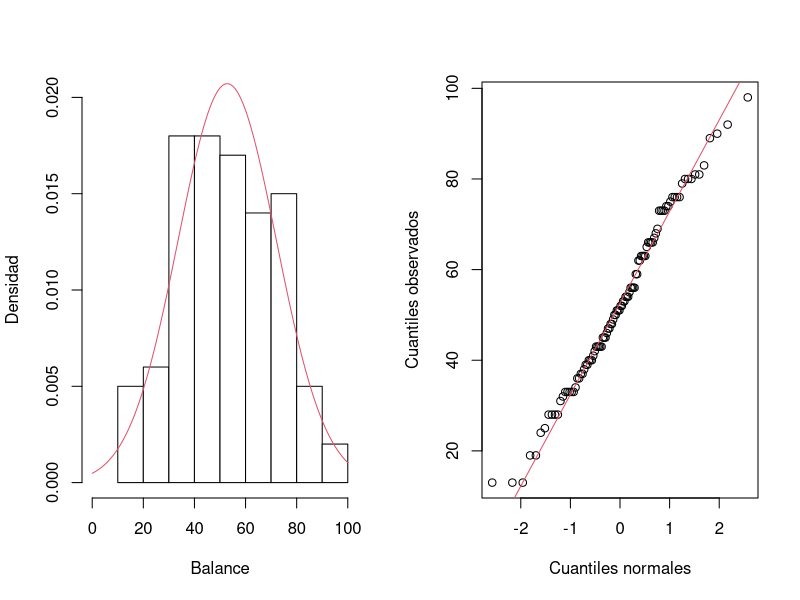
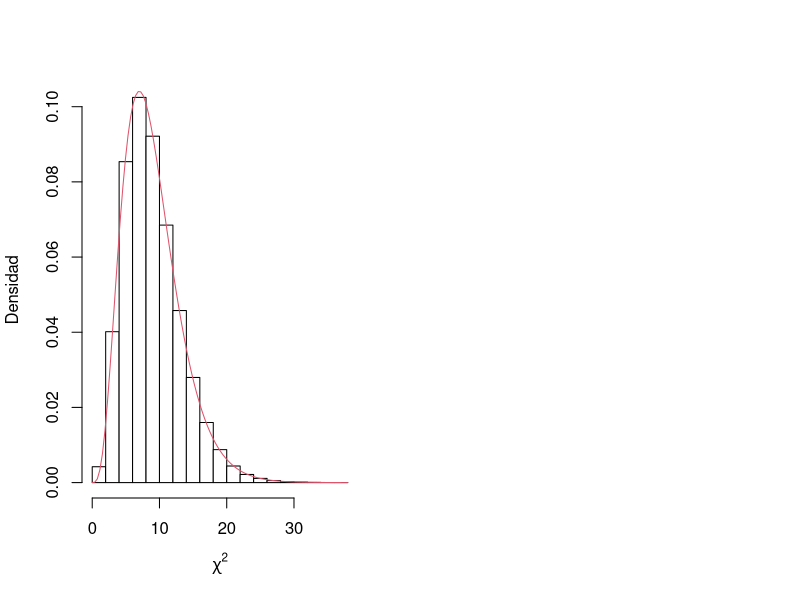
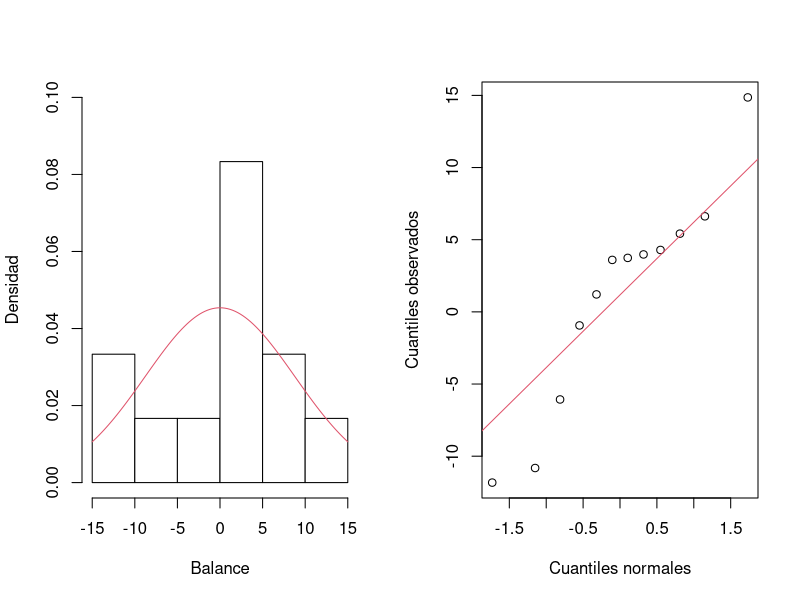
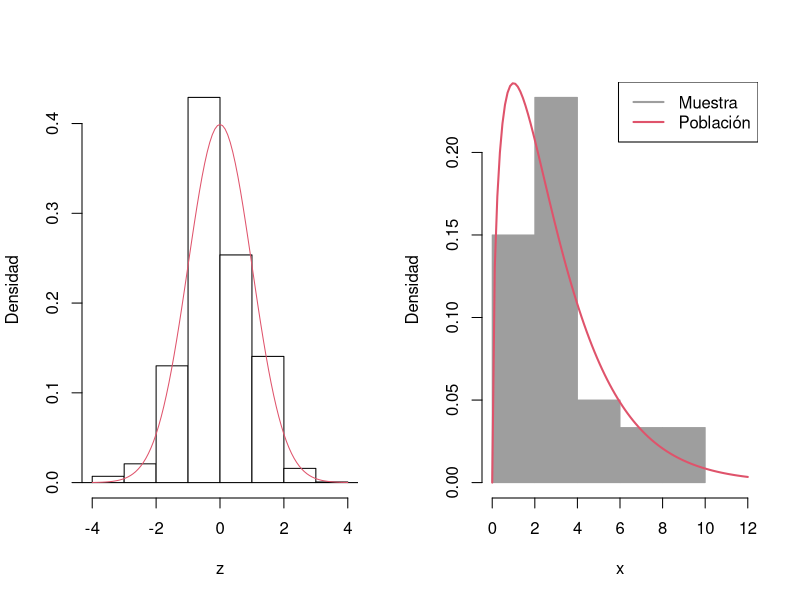
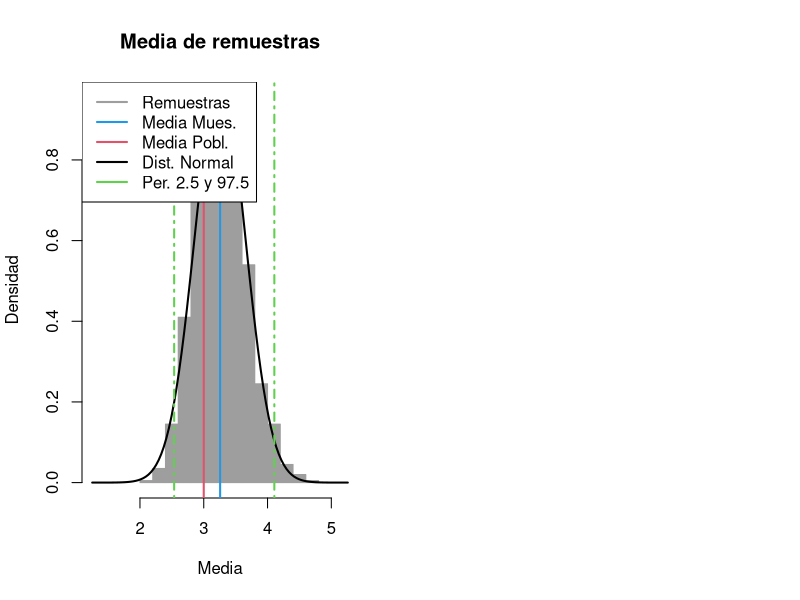

These charts were generated, in order, by the following R code: (Note: this script raises an error after producing the figures.)
## ---- chunk 1
knitr::opts_chunk$set(echo = TRUE)
## ---- chunk 2
# datos
datos <- read.table("geriatra.txt")
names(datos) <- c("caidas", "intervencion", "sexo", "balance", "fuerza")
# inspección de los datos
class(datos)
dim(datos)
head(datos)
## ---- chunk 3
# balance
y <- datos$balance
## ---- chunk 4
# descripción
summary(y)
## ---- chunk 5
# visualización
par(mfrow = c(1,2))
# histograma
hist(x = y, freq = F, col = "white", xlim = c(0,100), ylim = c(0,0.02), xlab = "Balance", ylab = "Densidad", main = "")
curve(expr = dnorm(x, mean = mean(y), sd = sd(y)), col = 2, add = TRUE)
# gráfico cuantil-cuantil
qqnorm(y, xlab = "Cuantiles normales", ylab = "Cuantiles observados", main = "")
qqline(y, col = 2)
## ---- chunk 6
# tamaño de la muestra
(n <- length(y))
# promedio muestral
(xb <- mean(y))
# desviación estándar
(s <- sd(y))
# percentil t
(t975 <- qt(p = 0.975, df = n-1))
# percentil z
(z975 <- qnorm(p = 0.975))
# margen de error t
(met <- t975*s/sqrt(n))
# margen de error z
(mez <- z975*s/sqrt(n))
# IC t
(xb + c(-1,1)*met)
# IC z
(xb + c(-1,1)*mez)
## ---- chunk 7
t.test(x = y, mu = 46, conf.level = 0.95)
## ---- chunk 8
# parámetros de la población
mu <- 10
sigma <- 1
# tamaño de la muestra
n <- 10
# percentiles
(chi025 <- qchisq(p = 0.025, df = n-1))
(chi975 <- qchisq(p = 0.975, df = n-1))
# número de simulaciones
M <- 100000
# objeto para almacenar los promedios
S2 <- matrix(data = NA, nrow = M, ncol = 1)
IC <- matrix(data = NA, nrow = M, ncol = 2)
# simulación
set.seed(1)
for (i in 1:M) {
  x <- rnorm(n = n, mean = mu, sd = sigma)
  S2[i,1] <- var(x)
  IC[i,1] <- (n-1)*var(x)/chi975
  IC[i,2] <- (n-1)*var(x)/chi025
}
## ---- chunk 9
# inspección del estimador
dim(S2)
head(S2, n = 5)
## ---- chunk 10
mean(S2)
## ---- chunk 11
# distribución de la cantidad pivotal
hist(x = (n-1)*S2/sigma^2, freq = F, col = "white", xlab = expression(chi^2), ylab = "Densidad", main = "")
curve(expr = dchisq(x, df = n-1), col = 2, add = TRUE)
## ---- chunk 12
# inspección del IC
dim(IC)
head(IC, n = 5)
## ---- chunk 13
# cobertura
tmp <- (IC[,1] < sigma^2) & (sigma^2 < IC[,2])
head(tmp, n = 10)
# proporción
mean(tmp)
## ---- chunk 14
# datos
x <- c(3.60, 3.74, 14.86, 6.62, -6.07, 5.42, -10.82, -11.83, 4.29, 1.21, 3.98, -0.94)
# varianza
(s2 <- var(x))
# desviación estándar
(s <- sd(x))
## ---- chunk 15
# tamaño de la muestra
(n <- length(x))
# percentiles
(chi025 <- qchisq(p = 0.025, df = n-1))
(chi975 <- qchisq(p = 0.975, df = n-1))
# intervalo de confianza
c(sqrt((n-1)*var(x)/chi975), sqrt((n-1)*var(x)/chi025))
## ---- chunk 16
# descripción
summary(x)
## ---- chunk 17
# visualización
par(mfrow = c(1,2))
# histograma
hist(x = x, freq = F, col = "white", xlim = c(-15,15), ylim = c(0,0.1), xlab = "Balance", ylab = "Densidad", main = "")
curve(expr = dnorm(x, mean = mean(x), sd = sd(x)), col = 2, add = TRUE)
# gráfico cuantil-cuantil
qqnorm(x, xlab = "Cuantiles normales", ylab = "Cuantiles observados", main = "")
qqline(x, col = 2)
## ---- chunk 18
# parámetros de la población (modelo)
pii <- 0.3
# tamaño de la muestra
n <- 30
# percentiles
z975 <- qnorm(p = 0.975)
# número de simulaciones
M <- 100000
# objeto para almacenar los promedios
PI <- matrix(data = NA, nrow = M, ncol = 1)
IC <- matrix(data = NA, nrow = M, ncol = 2)
# simulación
set.seed(1)
for (i in 1:M) {
  x <- rbinom(n = n, size = 1, prob = pii)
  p <- mean(x)
  PI[i,1] <- p
  IC[i,1] <- p - z975*sqrt(p*(1-p)/n)
  IC[i,2] <- p + z975*sqrt(p*(1-p)/n)
}
## ---- chunk 19
# inspección
dim(PI)
head(PI)
## ---- chunk 20
mean(PI)
## ---- chunk 21
# visualización de la cantidad pivotal
hist(x = (PI-pii)/sqrt(PI*(1-PI)/n), freq = F, col = "white", xlim = c(-4,4), xlab = "z", ylab = "Densidad", main = "")
curve(expr = dnorm(x), col = 2, add = TRUE)
## ---- chunk 22
# inspección
dim(IC)
head(IC)
## ---- chunk 23
# cobertura
tmp <- (IC[,1] < pii) & (pii < IC[,2])
head(tmp)
# proporción
mean(tmp)
## ---- chunk 24
# info muestral
nx   <- 35
ny   <- 40
xbar <- 82
ybar <- 78
# info poblacional
sigx <- 10
sigy <- 10
# estimación puntual
(EP <- xbar - ybar)
# margen de error al 95%
(ME <- qnorm(p = 0.975)*sqrt(sigx^2/nx + sigy^2/ny))
# intervalo de confianza al 95%
(IC <- EP + c(-1,1)*ME)
## ---- chunk 25
# info muestral
nx   <- 150
ny   <- 175
xbar <- 39.3
ybar <- 31.4
sx   <- 15.0
sy   <- 15.2 
# desviación estándar conjugada
(sp <- sqrt(((nx - 1)*sx^2 + (ny - 1)*sy^2)/(nx + ny - 2)))
# estimación puntual
(EP <- xbar - ybar)
# margen de error al 95% (Normal)
(ME <- qnorm(p = 0.975)*sp*sqrt(1/nx + 1/ny))
# margen de error al 95% (t)
(ME <- qt(p = 0.975, df = nx + ny - 2)*sp*sqrt(1/nx + 1/ny))
# intervalo de confianza al 99% (t)
(IC <- EP + c(-1,1)*ME)
## ---- chunk 26
# info muestral
nx   <- 5
ny   <- 5
xbar <- 95
ybar <- 70
sx   <- 1
sy   <- 6 
# grados de libertad
(v <- round((sx^2/nx + sy^2/ny)^2/((sx^2/nx)^2/(nx-1) + (sy^2/ny)^2/(ny-1))))
# estimación puntual
(EP <- xbar - ybar)
# margen de error al 95% (Normal)
(ME <- qnorm(p = 0.975)*sqrt(sx^2/nx + sy^2/ny))
# margen de error al 95% (t)
(ME <- qt(p = 0.975, df = v)*sqrt(sx^2/nx + sy^2/ny))
# intervalo de confianza al 95% (t)
(IC <- EP + c(-1,1)*ME)
## ---- chunk 27
# info muestral
nx <- 26
ny <- 30
sx <- 94
sy <- 58
# estimación puntual
(EP <- sy^2/sx^2)
# intervalo de confianza al 95% (F)
(IC <- (sy^2/sx^2)*c(qf(p = 0.025, df1 = nx-1, df2 = ny-1), qf(p = 0.975, df1 = nx-1, df2 = ny-2)))
## ---- chunk 28
# info muestral
nx <- 100
ny <- 100
px <- 27/100
py <- 19/100
# estimación puntual
EP <- px - py
print(EP)
# margen de error al 95% (Normal)
(ME <- qnorm(p = 0.975)*sqrt(px*(1-px)/nx + py*(1-py)/ny))
# intervalo de confianza al 95% (F)
(IC <- EP + c(-1,1)*ME)
## ---- chunk 29
n  <- 30
nu <- 3
set.seed(12345)
muestra <- rchisq(n = n, df = nu)
## ---- chunk 30
hist(x = muestra, freq = F, col = 16, border = 16, xlim = c(0,12), xlab = "x", ylab = "Densidad", main = "")
curve(expr = dchisq(x, df = nu), lwd = 2, col = 2, add = T)
legend("topright", legend = c("Muestra","Población"), col = c(16,2), lwd = 2)
## ---- chunk 31
# Bootstrap
M <- 1000
xb_boot <- matrix(data = NA, nrow = M, ncol = 1)
set.seed(5)
for (i in 1:M) {
  xr <- sample(x = muestra, size = n, replace = TRUE)
  xb_boot[i] <- mean(xr)
}
## ---- chunk 32
head(xb_boot)
## ---- chunk 33
hist(x = xb_boot, freq = F, col = 16, border = 16, xlim = mean(xb_boot) + c(-1,1)*5*sd(xb_boot), xlab = "Media", ylab = "Densidad", main = "Media de remuestras")
curve(expr = dnorm(x, mean(xb_boot), sd(xb_boot)), col = 1, lwd = 2, add = T)
abline(v = nu, col = 2, lwd = 2)
abline(v = mean(muestra), col = 4, lwd = 2)
abline(v = quantile(xb_boot, probs = c(0.025,0.975)), col = 3, lwd = 2, lty = 4)
legend("topleft", legend = c("Remuestras","Media Mues.","Media Pobl.","Dist. Normal","Per. 2.5 y 97.5"), col = c(16,4,2,1,3), lwd = 2)
## ---- chunk 34
# IC percentiles
quantile(xb_boot, probs = c(0.025,0.975))
## ---- chunk 35
2*mean(muestra) - quantile(xb_boot, probs = c(0.975,0.025))
## ---- chunk 36
mean(muestra) + c(-1,1)*qnorm(p = 0.975)*sd(xb_boot)
## ---- chunk 37
tab <- rbind(quantile(xb_boot, probs = c(0.025,0.975)),
             2*mean(muestra) - quantile(xb_boot, probs = c(0.975,0.025)),
             mean(muestra) + c(-1,1)*qnorm(p = 0.975)*sd(xb_boot),
             mean(muestra) + c(-1,1)*qt(p = 0.975, df = n-1)*sd(muestra)/sqrt(n))
colnames(tab) <- c("L. Inferior","L. Superior")
rownames(tab) <- c("IC Percentiles","IC Empírico","IC Normal","IC Clásico")
round(tab, 2)
## ---- chunk 38
n <- 30
nu <- 3
N <- 1000
M <- 1000
z975 <- qnorm(p = 0.975)
t975 <- qt(p = 0.975, df = n-1)
IC_boot1 <- matrix(data = NA, nrow = N, ncol = 2)
IC_boot2 <- matrix(data = NA, nrow = N, ncol = 2)
IC_boot3 <- matrix(data = NA, nrow = N, ncol = 2)
IC_class <- matrix(data = NA, nrow = N, ncol = 2)
set.seed(12345)
for (k in 1:N) {
  # datos
  muestra <- rchisq(n = n, df = 3)
  mm <- mean(muestra)
  # IC bootstrap
  xb_boot <- matrix(data = NA, nrow = M, ncol = 1)
  for (i in 1:M) {
    xb_boot[i] <- mean(sample(x = muestra, size = n, replace = TRUE))
  }
  IC_boot1[k,] <- quantile(xb_boot, probs = c(0.025,0.975))
  IC_boot2[k,] <- 2*mm - quantile(xb_boot, probs = c(0.975,0.025))
  IC_boot3[k,] <- mm + c(-1,1)*z975*sd(xb_boot)
  # IC clásico
  IC_class[k,] <- mm + c(-1,1)*t975*sd(muestra)/sqrt(n)
}
## ---- chunk 39
mu <- nu
tab <- rbind(mean((IC_boot1[,1] < mu) & (mu < IC_boot1[,2])),
             mean((IC_boot2[,1] < mu) & (mu < IC_boot2[,2])),
             mean((IC_boot3[,1] < mu) & (mu < IC_boot3[,2])),
             mean((IC_class[,1] < mu) & (mu < IC_class[,2])))
colnames(tab) <- c("Cobertura")
rownames(tab) <- c("IC Percentiles","IC Empírico","IC Normal","IC Clásico")
round(tab, 3)
## ---- chunk 40
knitr::include_graphics("mayorga.jpg")
## ---- chunk 41
knitr::include_graphics("ramachandran_tsokos.png")
## ---- chunk 42
knitr::include_graphics("casella_berger.jpg")
